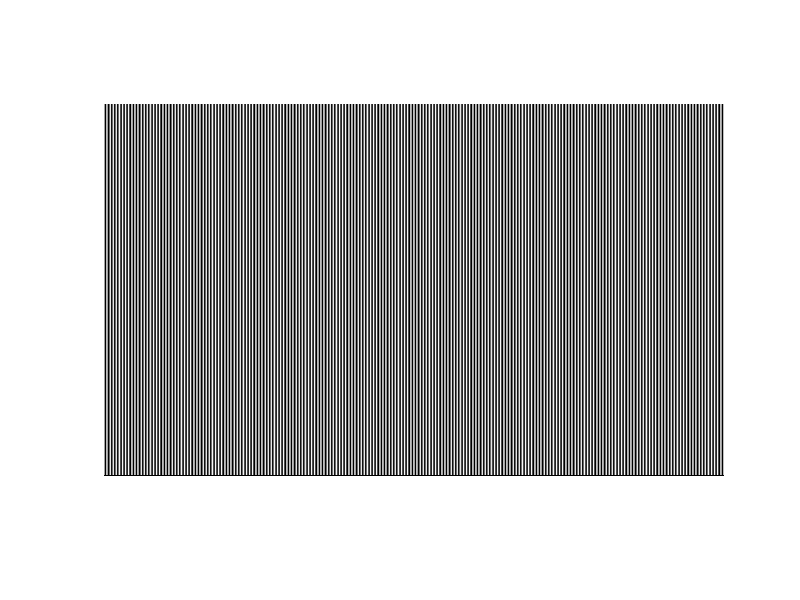

Here is the MATLAB script that generated this plot: (Note: this script raises an error after producing the figure.)
% generateFringePattern
% Generates a sinusoidal fringe pattern, mimicking the original in
% GenerateFringePattern.nb

% horizontal and vertical dimensions of pattern
hdim = 1920;
vdim = 1080;

% grayscale values for the high and low color
% 0<x<1
lcolor = 0;
hcolor = 1;

% also generates the inverse image. For optimal projector usage, it is
% helpful to switch between both.
genInv = 1;

% phase frequency across image
freq = 200;

% chooses to display image after generation
dispImg = 1;

% saving options
% 0: don't save
% 1: save with generic name
% 2: save with specific name
saveImg = 2;

% generate image
iim = 1:(hdim/freq);
iim = (hcolor - lcolor) * (.5 + 0.5*cos(2*pi*(iim/hdim)*freq)) + lcolor;
iim = repmat(iim,vdim,freq);

if (dispImg == 1)
    figure;
    imshow(iim)
end

switch saveImg
    case 1
        if (genInv == 1)
            imwrite(iim,'fringe1.png');
            imwrite(invim,'fringe2.png');
        else
            imwrite(iim,'fringe.png');
        end
        
    case 2
        id = num2str(1e12*rand(1,1));
        id = id(1:12);
        if (genInv == 1)
            imwrite(iim,strcat('fringe1-',id,'.png'));
            imwrite(invim,strcat('fringe2-',id,'.png'));
        else
            imwrite(iim,strcat('fringe-',id','.png'));
        end
end

if (genInv == 1) 
    invim = 1:(hdim/freq);
    invim = (lcolor - hcolor) * (.5 + 0.5*cos(2*pi*(invim/hdim)*freq)) + hcolor;
    invim = repmat(invim,vdim,freq);
    
    if (dispImg == 1)
        figure;
        imshow(invim)
    end
end